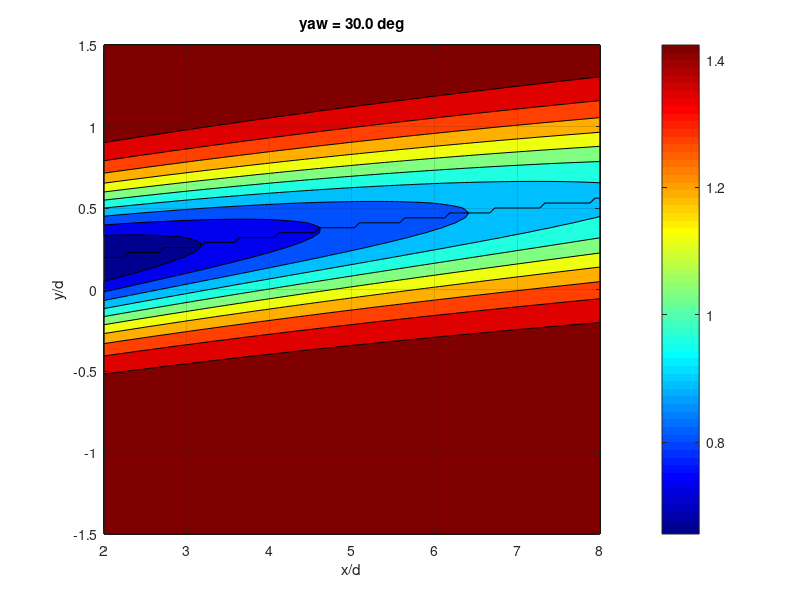

Here is the MATLAB script that generated this plot:
clear
% clc
format compact

%% attempt to recreate analytical wake redirection model from Bastankhah paper
d = .1;
yaw = 30*pi/180;
u = 1.5;

% locations
x0 = 0;
x = linspace(2*d,8*d,100);
y = linspace(-1.5*d,1.5*d,100);
z = 0.148;
zh = 0.148;

[X,Y] = meshgrid(x/d,y/d);

% wake growth rates
ky = 0.009;
kz = ky;
CT = 0.9;
TI = 1;
alpStar = 2.32;
betaStar = 0.154;

% wake widths
sigmaYbyD = (ky*(x-x0)/d + (cos(yaw)/sqrt(8)));
sigmaZbyD = (kz*(x-x0)/d + (1/sqrt(8)));

% normalized length of potential core
x0byD = (cos(yaw)*(1 + sqrt(1-CT)))/(sqrt(2)*(alpStar*TI + betaStar*(1-sqrt(1-CT))));

% wake skew angle
theta = ((0.3*yaw)/(cos(yaw)))*(1 - sqrt(1 - CT*cos(yaw)));

% normalized wake deflection\
t1 = theta*x0byD;
t2 = (theta/14.7)*sqrt(cos(yaw)/(ky*kz*CT));
t3 = 2.9 + 1.3*sqrt(1 - CT) - CT;
t4 = (1.6 + sqrt(CT))*(1.6*sqrt((8*sigmaYbyD.*sigmaZbyD)/cos(yaw)) - sqrt(CT));
t5 = (1.6 - sqrt(CT))*(1.6*sqrt((8*sigmaYbyD.*sigmaZbyD)/cos(yaw)) + sqrt(CT));

deltabyD = t1 + t2*t3*log(t4./t5);

% % % far wake velocity
for ii = 1:length(y)
    t1n(ii,:) = 1 - sqrt(1 - ((CT*cos(yaw))./(8*(sigmaYbyD.*sigmaZbyD))));
    t2n(ii,:) = exp(-0.5*(((y(ii)/d)-deltabyD)./sigmaYbyD).^2);
    t3n(ii,:) = exp(-0.5*(((z - zh)/d)./sigmaZbyD).^2);
    
    du(ii,:) = t1n(ii,:).*t2n(ii,:).*t3n(ii,:);
    
end

[midLine,yval] = max(du,[],1);
% for ii = 1:length(x)
%     f1 = figure(1);
%     plot(x(ii)-u*du(:,ii),y,'-k')
%     hold on
%     grid on
% end
% grid minor
% xlim([0 inf])
% xlabel('x/d')
% ylabel('y/d')

fg = figure;
contourf(X,Y,u*(1-du));
hold on
plot(x/d,y(yval)/d,'k');
grid on
colorbar
colormap jet
xlabel('x/d')
ylabel('y/d')
title(sprintf('yaw = %0.1f deg',yaw*180/pi))

% saveas(fg,sprintf('yaw%0.0f.png',yaw*180/pi));
